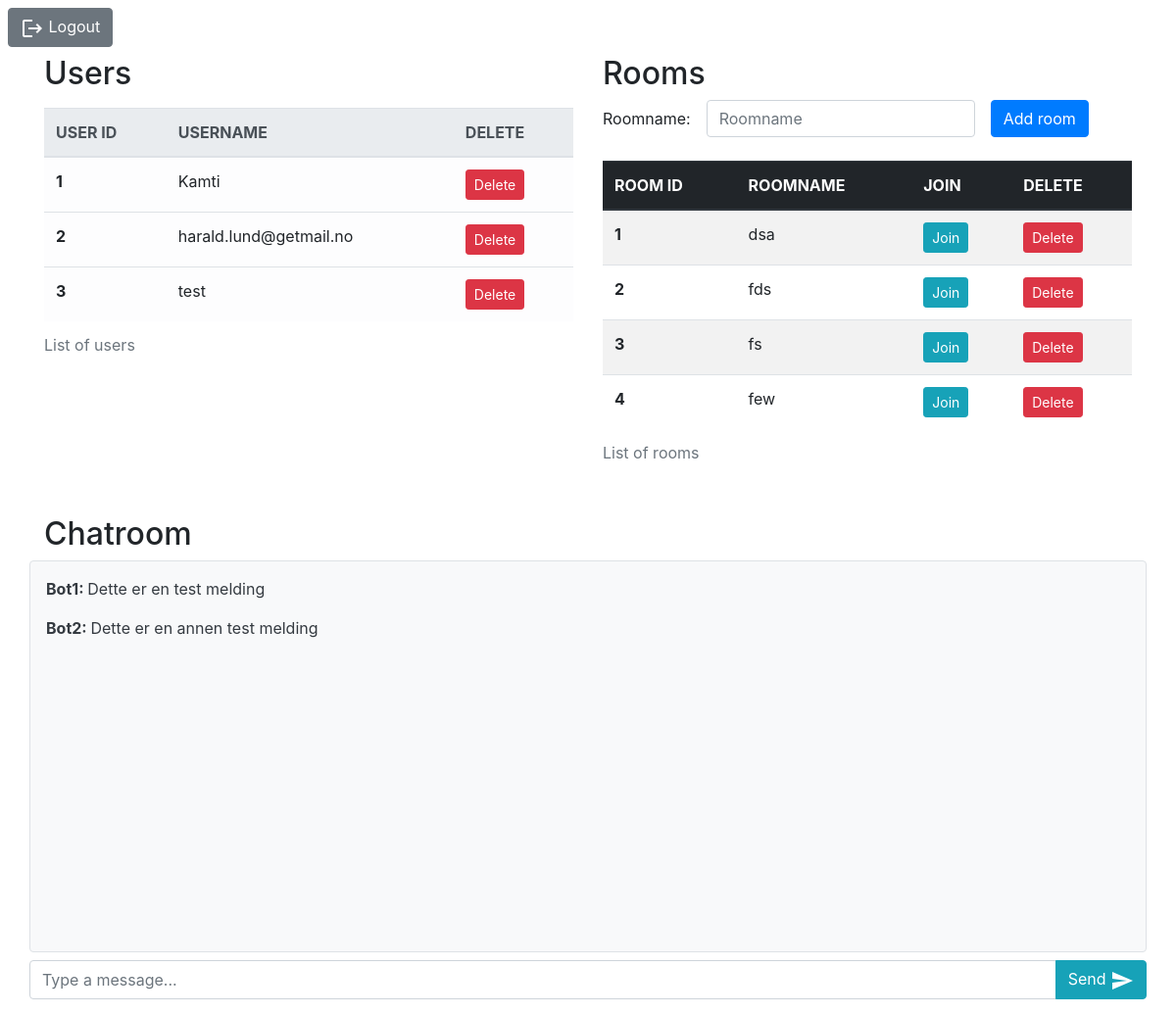
Page /api/rooms on the earlier database version.
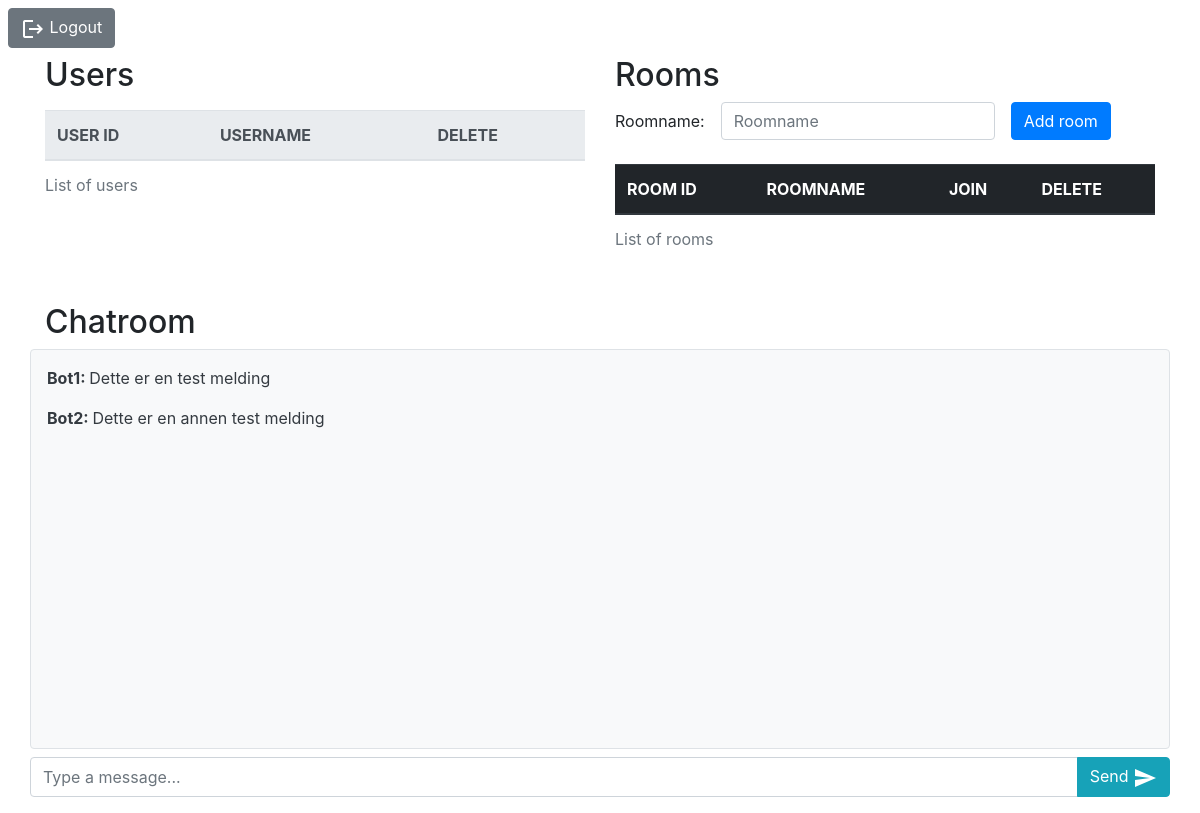
Same page on the later database version.
### app.py (models this page shows, shortened)
class UserModel(db.Model):
    user_id = db.Column(db.Integer, primary_key=True)
    username = db.Column(db.String(30), nullable=False)

class RoomModel(db.Model):
    room_id = db.Column(db.Integer, primary_key=True)
    roomname = db.Column(db.String(30), nullable=False)

### app.py (the view)
@app.route("/api/rooms", methods=['GET', 'POST'])
def addroom():
    if request.method == 'POST':
        name=request.form['roomname']
        room_id=RoomModel(roomname=name)
        room = RoomModel(room_id=room_id.room_id, roomname=name)
        db.session.add(room)
        db.session.commit()
        return render_template('index.html', uservalues=UserModel.query.all(), roomvalues=RoomModel.query.all())
    else: return render_template('index.html', uservalues=UserModel.query.all(), roomvalues=RoomModel.query.all())

### templates/index.html (shortened to what this page needs)
<!DOCTYPE html>
<html lang="en">
<head>
    <link rel="stylesheet" href="https://maxcdn.bootstrapcdn.com/bootstrap/4.0.0/css/bootstrap.min.css"
>
</head>
<body>
    <form action="/">
        <button class="btn btn-secondary m-2" type="submit">
            <img src="{{url_for('static', filename='baseline_logout_white_24dp.png')}}" alt="Logout PNG" />
            Logout
        </button>
    </form>
    <div class="container">
        <div class="row mb-4">
            <div class="col-sm">
                <h2>
                    Users
                </h2>
                <table class="table table-light mt-3">
                    <caption>List of users</caption>
                    <thead class="thead-light">
                        <tr>
                            <th scope="col">USER ID</th>
                            <th scope="col">USERNAME</th>
                            <th scope="col">DELETE</th>
                        </tr>
                    </thead>
                    <tbody>
                        {% for item in uservalues %}
                        <tr>
                            <th scope="row">{{item.user_id}}</th>
                            <td>{{item.username}}</td>
                            <td>
                                <form action="/api/user/{{item.user_id}}">
                                    <button class="btn btn-danger btn-sm" type="submit">Delete</button>
                                </form>
                            </td>
                        </tr>
                        {% endfor %}
                    </tbody>
                </table>
            </div>
            <div class="col-sm">
                <h2>
                    Rooms
                </h2>
                <form action="/api/rooms" method="POST" class="form-inline">
                    <div class="form-group mb-2"><span>Roomname:</span></div>
                    <div class="form-group mx-sm-3 mb-2">
                        <input type="text" class="form-control" name="roomname" id="roomname"
                            placeholder="Roomname">
                    </div>
                    <button class="btn btn-primary mb-2" type="submit">Add room</button>
                </form>
                <table class="table table-striped mt-3">
                    <caption>List of rooms</caption>
                    <thead class="thead-dark">
                        <tr>
                            <th scope="col">ROOM ID</th>
                            <th scope="col">ROOMNAME</th>
                            <th scope="col">JOIN</th>
                            <th scope="col">DELETE</th>
                        </tr>
                    </thead>
                    <tbody>
                        {% for item in roomvalues %}
                        <tr>
                            <th scope="row">{{item.room_id}}</th>
                            <td>{{item.roomname}}</td>
                            <td>
                                <form action="/api/room/{{item.room_id}}">
                                    <button class="btn btn-info btn-sm" type="submit">Join</button>
                                </form>
                            </td>
                            <td>
                                <form action="/api/roomdelete/{{item.room_id}}">
                                    <button class="btn btn-danger btn-sm" type="submit">Delete</button>
                                </form>
                            </td>
                        </tr>
                        {% endfor %}
                    </tbody>
                </table>
            </div>
        </div>
        <h2>
            Chatroom
        </h2>
        <div class="row">
            <div class="col-sm border rounded p-3 mb-2 bg-light text-dark" style="height: 400px;">
                <p><b>Bot1: </b>Dette er en test melding</p>
                <p><b>Bot2: </b>Dette er en annen test melding</p>
            </div>
        </div>
        <div class="row">
            <form action="/api/room/messages" class="w-100">
                <div class="input-group mb-3">
                    <input type="text" class="form-control" placeholder="Type a message..." aria-label="Message" aria-describedby="basic-addon2">
                    <div class="input-group-append">
                    <button class="btn btn-info" type="button">
                        Send
                        <img src="{{url_for('static', filename='baseline_send_white_24dp.png')}}" alt="Send PNG" />
                        </button>
                    </div>
                </div>
            </form>
        </div>
    </div>
</body>
</html>

Differences in the rows shown:
removed UserModel: user_id "1", username "Kamti"
removed UserModel: user_id "2", username "harald.lund@getmail.no"
removed UserModel: user_id "3", username "test"
removed RoomModel: room_id "1", roomname "dsa"
removed RoomModel: room_id "2", roomname "fds"
removed RoomModel: room_id "3", roomname "fs"
removed RoomModel: room_id "4", roomname "few"
